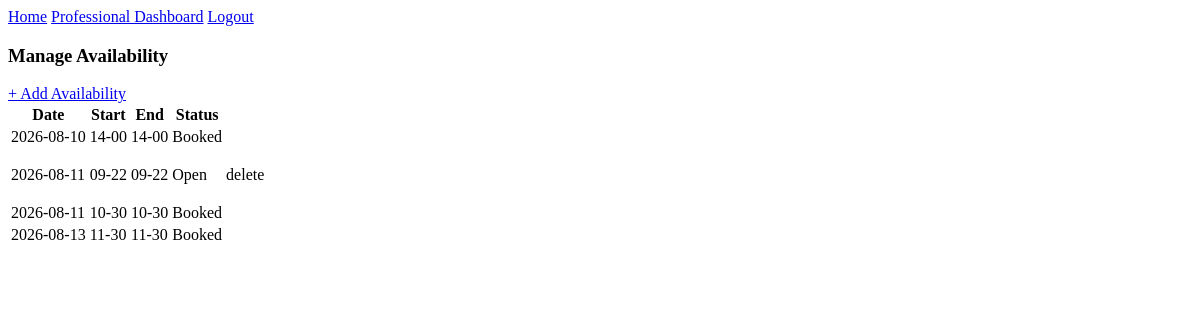
The page /professional/availability (signed in) on the database as committed earlier.
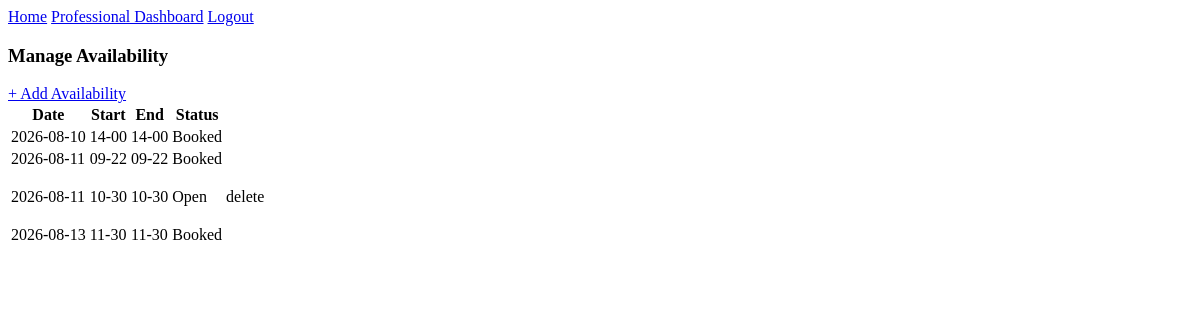
The same page on the database as committed later.
### bp_app/models.py (models this page shows, shortened)
class Availability(db.Model):
    __tablename__ = "availability"
    id = db.Column(db.Integer, primary_key = True)
    start_time = db.Column(db.DateTime, nullable = False)
    end_time = db.Column(db.DateTime, nullable = False)
    is_booked = db.Column(db.Boolean, nullable = False, default = False)
    professional_id = db.Column(
        db.Integer,
        db.ForeignKey("professional.id"),
        nullable = False
    )
    professional = db.relationship(
        "Professional",
        back_populates = "availabilities"
    )
    appointment = db.relationship("Appointment", back_populates="availability", uselist=False)

### bp_app/professional_routes.py (the view)
@professional.route("/professional/availability")
@login_required
def manage_availability():
    if not isinstance(current_user, Professional):
        flash("This page is for professionals only.", "error")
        return redirect(url_for('main.home'))
    slots = (
        Availability.query
        .filter_by(professional_id=current_user.id)
        .order_by(Availability.start_time)
        .all()
    )
    return render_template("professional/manage_availability.html", slots=slots)

### bp_app/app.py (called while the page is built)
@login_manager.user_loader
def load_user(user_id):
    try:
        user_type, record_id = user_id.split(":", 1)
        model = {"Patient": Patient, "Professional": Professional}.get(user_type)
        return db.session.get(model, int(record_id)) if model else None
    except (AttributeError, TypeError, ValueError):
        return None

### bp_app/templates/professional/manage_availability.html (shortened to what this page needs)
{% extends "professional/dashboard.html" %}
{% block content %}
    <h3>Manage Availability</h3>
    <a href="{{ url_for('professional.add_availability') }}">+ Add Availability</a>
    {% if slots %}
    <table>
        <tr>
            <th>Date</th>
            <th>Start</th>
            <th>End</th>
            <th>Status</th>
            <th></th>
        </tr>
        {% for slot in slots %}
        <tr>
            <td>{{ slot.start_time.strftime("%Y-%m-%d") }}</td>
            <td>{{ slot.start_time.strftime("%H-%M") }}</td>
            <td>{{ slot.start_time.strftime("%H-%M") }}</td>
            <td>{{ "Booked" if slot.appointment else "Open" }}</td>
            <td>
                {% if not slot.appointment %}
                   <p>delete</p>
                {% endif %}
            </td>
        </tr>
    {% endfor %}
    </table>
    {% else %}
        <p>You haven't added any availabiity yet.</p>
    {% endif %}
{% endblock %}

### bp_app/templates/professional/dashboard.html (shortened to what this page needs)
{% extends "base.html" %}

### bp_app/templates/base.html (shortened to what this page needs)
<!DOCTYPE html>
<html lang="en">
<head>
    <link rel="stylesheet" href="{{ url_for('static', filename='styles.css') }}">
</head>
<body>
    <header>
        <nav>
            <a href="{{ url_for('main.home') }}">Home</a>
            {% if current_user.is_authenticated %}
                {% if current_user.__class__.__name__ == 'Professional' %}
                    <a href="{{ url_for('professional.dashboard') }}">Professional Dashboard</a>
                {% else %}
                    <a href="{{ url_for('patients.dashboard') }}">Patient</a>
                {% endif %}
                <a href="{{ url_for('patients.logout') }}">Logout</a>
            {% else %}
                <a href="{{ url_for('patients.login') }}">Login</a>
                <a href="{{ url_for('patients.register') }}">Register</a>
            {% endif %}
        </nav>
    </header>
    <main>
        {% block content %}
        {% endblock %}
    </main>
</body>
</html>

Rows that differ between the two databases and show on the page:
changed Availability (number 2 of 4 on the later page): appointment "Open" → "Booked"; no longer shows "delete"
changed Availability (number 3 of 4 on the later page): appointment "Booked" → "Open"; now shows "delete"
